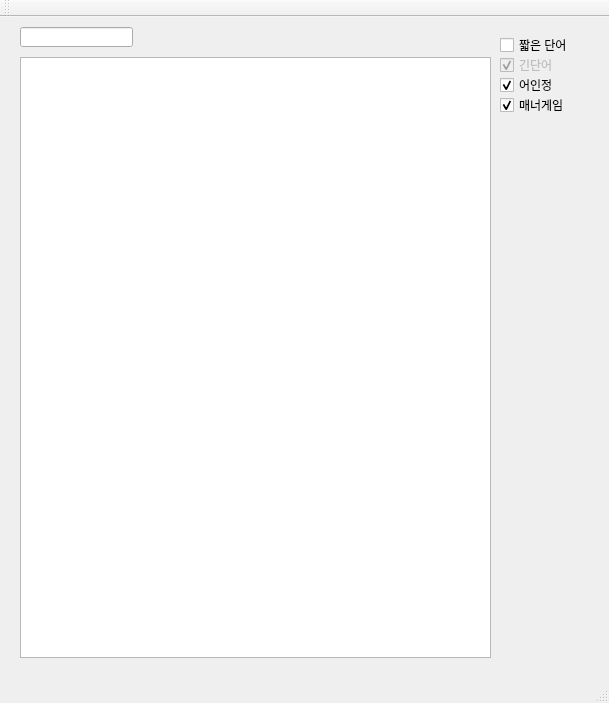
<?xml version="1.0" encoding="UTF-8"?>
<ui version="4.0">
 <class>MainWindow</class>
 <widget class="QMainWindow" name="MainWindow">
  <property name="geometry">
   <rect>
    <x>0</x>
    <y>0</y>
    <width>609</width>
    <height>703</height>
   </rect>
  </property>
  <property name="windowTitle">
   <string>KKuTuDictionary</string>
  </property>
  <widget class="QWidget" name="centralWidget">
   <widget class="QLineEdit" name="wordInput">
    <property name="geometry">
     <rect>
      <x>20</x>
      <y>10</y>
      <width>113</width>
      <height>20</height>
     </rect>
    </property>
    <property name="text">
     <string/>
    </property>
   </widget>
   <widget class="QCheckBox" name="CheckBoxShortWord">
    <property name="geometry">
     <rect>
      <x>500</x>
      <y>20</y>
      <width>81</width>
      <height>16</height>
     </rect>
    </property>
    <property name="text">
     <string>짧은 단어</string>
    </property>
   </widget>
   <widget class="QCheckBox" name="CheckBoxLongWord">
    <property name="enabled">
     <bool>false</bool>
    </property>
    <property name="geometry">
     <rect>
      <x>500</x>
      <y>40</y>
      <width>81</width>
      <height>16</height>
     </rect>
    </property>
    <property name="text">
     <string>긴단어</string>
    </property>
    <property name="checkable">
     <bool>true</bool>
    </property>
    <property name="checked">
     <bool>true</bool>
    </property>
   </widget>
   <widget class="QCheckBox" name="CheckBoxInjung">
    <property name="enabled">
     <bool>true</bool>
    </property>
    <property name="geometry">
     <rect>
      <x>500</x>
      <y>60</y>
      <width>81</width>
      <height>16</height>
     </rect>
    </property>
    <property name="text">
     <string>어인정</string>
    </property>
    <property name="checkable">
     <bool>true</bool>
    </property>
    <property name="checked">
     <bool>true</bool>
    </property>
   </widget>
   <widget class="QCheckBox" name="CheckBoxMannerEnable">
    <property name="enabled">
     <bool>true</bool>
    </property>
    <property name="geometry">
     <rect>
      <x>500</x>
      <y>80</y>
      <width>81</width>
      <height>16</height>
     </rect>
    </property>
    <property name="text">
     <string>매너게임</string>
    </property>
    <property name="checkable">
     <bool>true</bool>
    </property>
    <property name="checked">
     <bool>true</bool>
    </property>
   </widget>
   <widget class="QListWidget" name="listWidget">
    <property name="geometry">
     <rect>
      <x>20</x>
      <y>40</y>
      <width>471</width>
      <height>601</height>
     </rect>
    </property>
   </widget>
  </widget>
  <widget class="QMenuBar" name="menuBar">
   <property name="geometry">
    <rect>
     <x>0</x>
     <y>0</y>
     <width>609</width>
     <height>21</height>
    </rect>
   </property>
  </widget>
  <widget class="QToolBar" name="mainToolBar">
   <attribute name="toolBarArea">
    <enum>TopToolBarArea</enum>
   </attribute>
   <attribute name="toolBarBreak">
    <bool>false</bool>
   </attribute>
  </widget>
  <widget class="QStatusBar" name="statusBar"/>
 </widget>
 <layoutdefault spacing="6" margin="11"/>
 <resources/>
 <connections/>
</ui>
